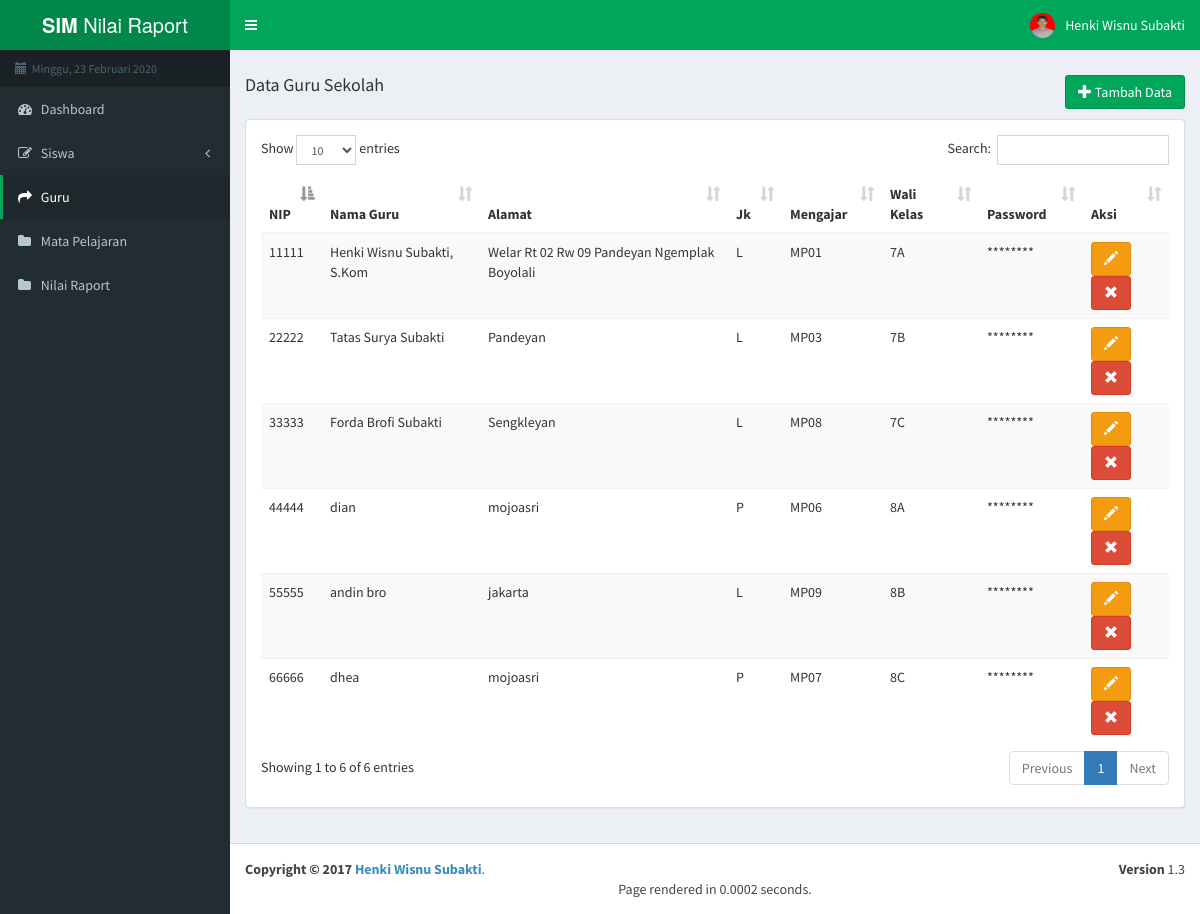
/index.php/guru, run on the app's committed database.
### tables this page shows
CREATE TABLE `guru` (
  `id_guru` char(5) NOT NULL,
  `nm_guru` varchar(255) NOT NULL,
  `alamat` varchar(255) NOT NULL,
  `jenis_kelamin` char(1) NOT NULL,
  `id_mapel` char(5) NOT NULL,
  `wali_kelas` char(50) NOT NULL,
  `password` varchar(255) NOT NULL
);

### application/libraries/Template.php (called while the page is built)
<?php
class Template{
	protected $_ci;
	function __construct(){
		$this->_ci = &get_instance();
	}
	function display($content,$data=NULL){
		$data['headernya']=$this->_ci->load->view('template_/header',$data,true);
		$data['contentnya']=$this->_ci->load->view($content,$data,true);
		$data['footernya']=$this->_ci->load->view('template_/footer',$data,true);
		$this->_ci->load->view('template_/index',$data);
	}
}
?>

### application/controllers/Guru.php (called while the page is built, shortened)
<?php
class Guru extends CI_Controller{
	function index(){
		$data['on_guru']="active";
		$data['lihatGuru']=$this->m_crud->lihatData('guru','id_guru')->result();
		$this->template->display('pages/V_guru',$data);
	}
}
?>

### index.php (called while the page is built, shortened)
<?php
require_once BASEPATH.'core/CodeIgniter.php';

### application/models/M_crud.php (called while the page is built, shortened)
<?php
class M_crud extends CI_Model{
	function lihatData($table,$field){
		$this->db->order_by($field,'ASC');
		return $this->db->get($table);
	}
}
?>

### application/views/pages/v_guru.php (the view, shortened to what this page needs)
<div class="row">
    <div class="col-lg-4 pull-left">
        <h4>Data Guru Sekolah</h4>
    </div>
    <div class="col-lg-8 pull-right" style="text-align:right">
    	<h4>
             <button class="btn btn-success" onclick="add_guru()"><i class="glyphicon glyphicon-plus"></i> Tambah Data</button>
        </h4>
    </div>
</div>
<div class="panel panel-default">
<div class="panel-body">
<table class='table table-striped table-hover display' id='table_id'>
	<thead>
		<th>NIP</th>
		<th>Nama Guru</th>
		<th>Alamat</th>
		<th>Jk</th>
		<th>Mengajar</th>
		<th>Wali Kelas</th>
		<th>Password</th>
		<th>Aksi</th>
	</thead>
	<tbody>
		<?php
		foreach($lihatGuru as $x) {
		?>
		<tr>
			<td><?php echo $x->id_guru; ?></td>
			<td><?php echo $x->nm_guru; ?></td>
			<td><?php echo $x->alamat; ?></td>
			<td><?php echo $x->jenis_kelamin; ?></td>
			<td><?php echo $x->id_mapel; ?></td>
			<td><?php echo $x->wali_kelas; ?></td>
			<td>********</td>
			<td>
			<button class="btn btn-warning" onclick="edit_guru(<?php echo $x->id_guru;?>)"><i class="glyphicon glyphicon-pencil"></i></button>
				<button class="btn btn-danger" onclick="hapus_guru(<?php echo $x->id_guru;?>)"><i class="glyphicon glyphicon-remove"></i></button>
			</td>
		</tr>
		<?php
			}
		?>
	</tbody>
</table>
</div>
</div>

### application/views/template_/header.php (shortened to what this page needs)
<?php
    $array_hari = array(1=>'Senin', 'Selasa', 'Rabu', 'Kamis', 'Jumat', 'Sabtu', 'Minggu');
    $array_bulan = array(1=>'Januari', 'Februari', 'Maret', 'April', 'Mei', 'Juni', 'Juli', 'Agustus', 'September', 'Oktober', 'November', 'Desember');
    $hari = $array_hari[date('N')];
    $bulan = $array_bulan[date('n')];
    $tanggal = date('j');
    $tahun = date('Y');
?>
 <header class="main-header">
    <a href="#" class="logo">
      <span class="logo-lg"><b>SIM </b>Nilai Raport</span>
    </a>
    <nav class="navbar navbar-static-top">
      <a href="#" class="sidebar-toggle" data-toggle="offcanvas" role="button">
      </a>
      <div class="navbar-custom-menu">
        <ul class="nav navbar-nav">
          <li class="dropdown user user-menu">
            <a href="#" class="dropdown-toggle" data-toggle="dropdown">
              <img src="<?php echo base_url('assets/henki.jpg'); ?>" class="user-image" alt="User Image">
              <span class="hidden-xs">Henki Wisnu Subakti</span>
            </a>
          </li>
        </ul>
      </div>
    </nav>
  </header>
  <aside class="main-sidebar">
    <section class="sidebar">
      <ul class="sidebar-menu">
        <li class="header"><span class="glyphicon glyphicon-calendar"></span>&nbsp;&nbsp;<?php echo $hari.', '.$tanggal.' '.$bulan.' '.$tahun ;?></li>
        <li <?php if(!empty($on_dashboard)) echo "class=".$on_dashboard; ?>>
          <a href="<?php echo base_url('index.php/dashboard'); ?>">
            <i class="fa fa-dashboard"></i> <span>Dashboard</span>
          </a>
        </li>
        <?php
          if (!empty($on_kelas7)){
            echo "<li class='active treeview'>";
          }elseif (!empty($on_kelas8)) {
            echo "<li class='active treeview'>";
          }elseif (!empty($on_kelas9)) {
            echo "<li class='active treeview'>";
          }elseif (!empty($on_siswa_all)) {
            echo "<li class='active treeview'>";
          }else{
            echo "<li class='treeview'>";
          }
        ?>
          <a href="#">
            <i class="fa fa-edit"></i>
            <span>Siswa</span>
            <span class="pull-right-container">
              <i class="fa fa-angle-left pull-right"></i>
            </span>
          </a>
        </li>
        <li class="<?php if(!empty($on_guru)) echo $on_guru; ?>">
          <a href="<?php echo base_url('index.php/guru'); ?>">
            <i class="fa fa-share"></i> <span>Guru</span>
          </a>
        </li>
        <li class="<?php if(!empty($on_mapel)) echo $on_mapel; ?>"><a href="<?php echo base_url('index.php/mapel'); ?>"><i class="fa fa-folder"></i> <span>Mata Pelajaran</span></a></li>
        <li class="<?php if(!empty($on_raport)) echo $on_mapel; ?>"><a href="<?php echo base_url('index.php/raport'); ?>"><i class="fa fa-folder"></i> <span>Nilai Raport</span></a></li>
      </ul>
    </section>
  </aside>

### application/views/template_/footer.php
<div class="pull-right hidden-xs">
      <b>Version</b> 1.3
    </div>
    <strong>Copyright &copy; 2017<a href="http://henki-project.blogspot.com"> Henki Wisnu Subakti</a></strong>. <center>Page rendered in {elapsed_time} seconds.</center>

### application/views/template_/index.php (shortened to what this page needs)
<!DOCTYPE html>
<html>
<head>
	<link rel="stylesheet" type="text/css" href="<?php echo base_url('assets/datatables/css/dataTables.bootstrap.css'); ?>">
	<link rel="stylesheet" type="text/css" href="<?php echo base_url('assets/bootstrap/css/bootstrap.min.css'); ?>">
	<link rel="stylesheet" type="text/css" href="<?php echo base_url('assets/AdminLTE/font-awesome.min.css'); ?>">
	<link rel="stylesheet" type="text/css" href="<?php echo base_url('assets/AdminLTE/ionicons.min.css'); ?>">
	<link rel="stylesheet" type="text/css" href="<?php echo base_url('assets/AdminLTE/dist/css/AdminLTE.min.css'); ?>">
	<link rel="stylesheet" type="text/css" href="<?php echo base_url('assets/AdminLTE/dist/css/skins/_all-skins.min.css'); ?>">
	<link rel="stylesheet" type="text/css" href="<?php echo base_url('assets/AdminLTE/plugins/iCheck/flat/blue.css'); ?>">
	<link rel="stylesheet" type="text/css" href="<?php echo base_url('assets/AdminLTE/plugins/morris/morris.css'); ?>">
	<link rel="stylesheet" type="text/css" href="<?php echo base_url('assets/AdminLTE/plugins/jvectormap/jquery-jvectormap-1.2.2.css'); ?>">
	<link rel="stylesheet" type="text/css" href="<?php echo base_url('assets/AdminLTE/plugins/datepicker/datepicker3.css'); ?>">
	<link rel="stylesheet" type="text/css" href="<?php echo base_url('assets/AdminLTE/plugins/daterangepicker/daterangepicker.css'); ?>">
	<link rel="stylesheet" type="text/css" href="<?php echo base_url('assets/AdminLTE/plugins/bootstrap-wysihtml5/bootstrap3-wysihtml5.min.css'); ?>">
	<link rel="stylesheet" type="text/css" href="<?php echo base_url('assets/font-awesome/css/font-awesome.min.css'); ?>">
</head>
<body class="hold-transition skin-green sidebar-mini">
<div class="wrapper">
		<?php echo $headernya; ?>
  <div class="content-wrapper">
    <section class="content">
		<?php echo $contentnya; ?>
    </section>
  </div>
  <footer class="main-footer">
		<?php echo $footernya; ?>
  </footer>
</div>
</body>
</html>

### data on the page
guru: id_guru "11111", nm_guru "Henki Wisnu Subakti, S.Kom", alamat "Welar Rt 02 Rw 09 Pandeyan Ngemplak Boyolali", jenis_kelamin "L", id_mapel "MP01", wali_kelas "7A"
guru: id_guru "22222", nm_guru "Tatas Surya Subakti", alamat "Pandeyan", jenis_kelamin "L", id_mapel "MP03", wali_kelas "7B"
guru: id_guru "33333", nm_guru "Forda Brofi Subakti", alamat "Sengkleyan", jenis_kelamin "L", id_mapel "MP08", wali_kelas "7C"
guru: id_guru "44444", nm_guru "dian", alamat "mojoasri", jenis_kelamin "P", id_mapel "MP06", wali_kelas "8A"
guru: id_guru "55555", nm_guru "andin bro", alamat "jakarta", jenis_kelamin "L", id_mapel "MP09", wali_kelas "8B"
guru: id_guru "66666", nm_guru "dhea", alamat "mojoasri", jenis_kelamin "P", id_mapel "MP07", wali_kelas "8C"
